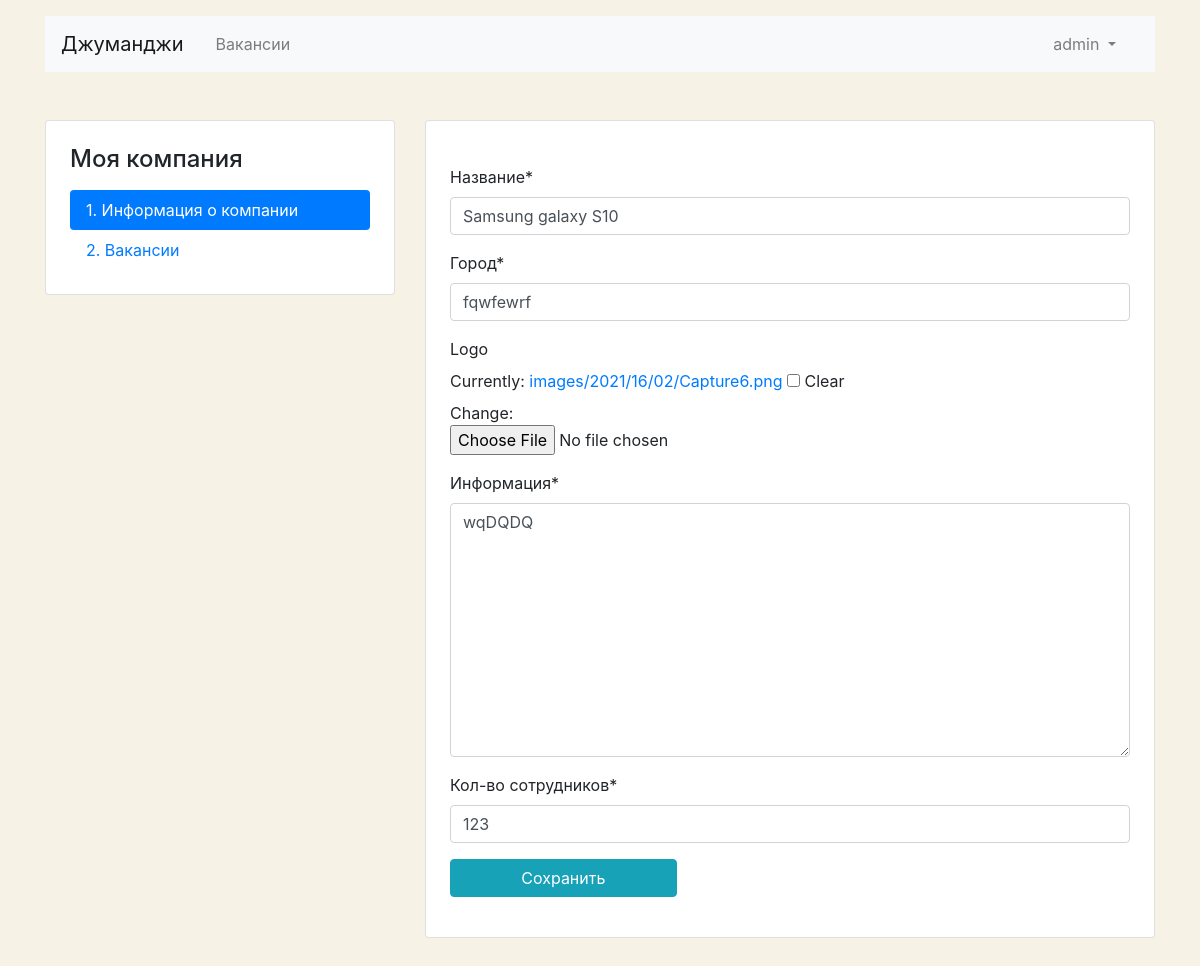
/mycompany/ (signed in), run on an earlier commit of the app's database.
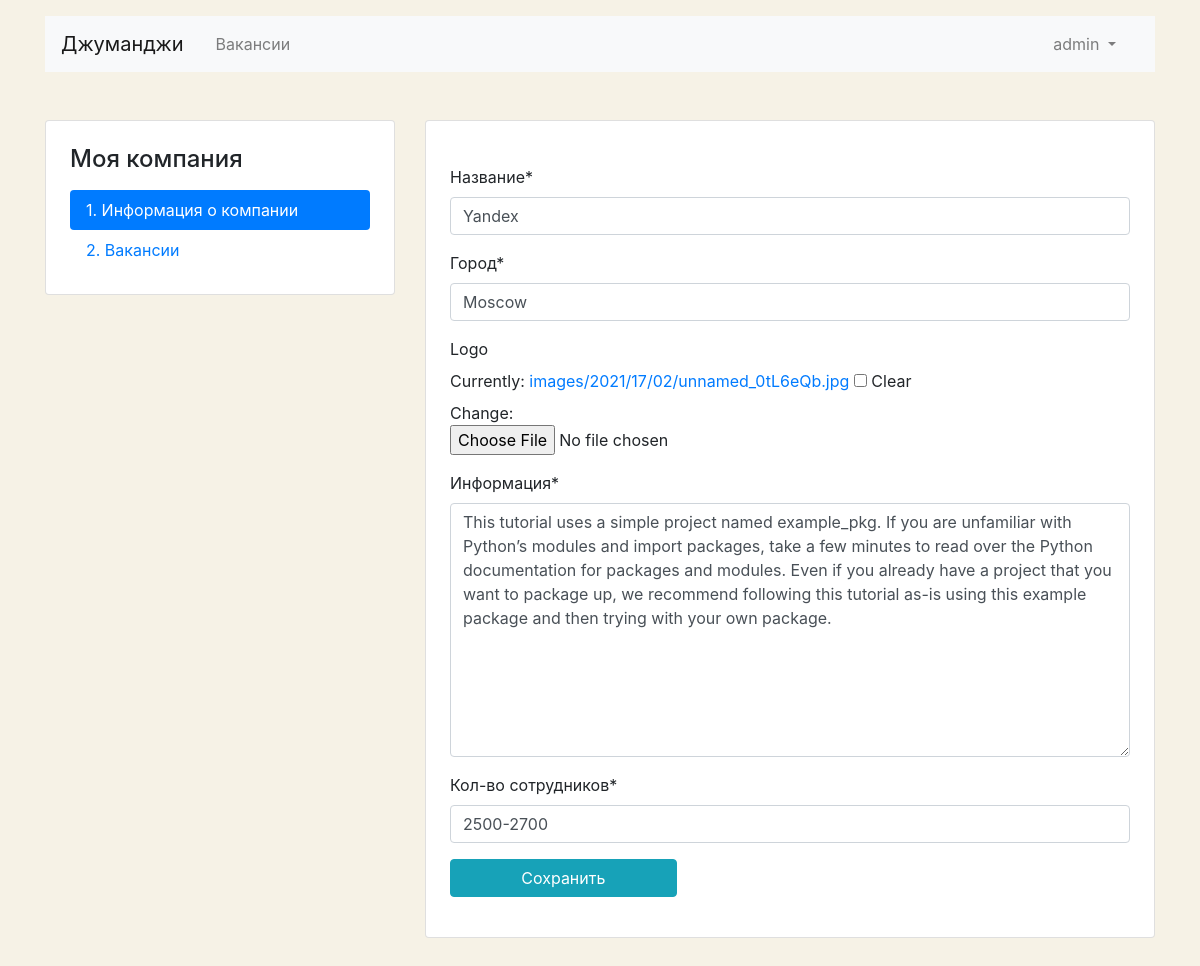
And on a later commit of the database.
### company/models.py (models this page shows, shortened)
class Company(models.Model):
    title = models.CharField(
        max_length=30,
        verbose_name='Название',
    )
    location = models.CharField(
        max_length=50,
        verbose_name='Город',
    )
    logo = models.ImageField(
        upload_to='images/%Y/%d/%m/',
        verbose_name='Лого',
    )
    description = models.TextField(
        max_length=2000,
        verbose_name='Информация',
    )
    employee_count = models.CharField(
        max_length=100,
        verbose_name='Кол-во сотрудников',
    )
    owner = models.OneToOneField(
        User,
        on_delete=models.CASCADE,
        verbose_name='Владелец',
        null=True  # Убрать псоле удаления баз данных!!!
    )
    class Meta:
        verbose_name = 'Компания'
        verbose_name_plural = 'Компании'

### users/views.py (the view, shortened to what this page needs)
# urls.py: path('mycompany/', ProfileCompanyView.as_view(), name='profile_company'),
class ProfileCompanyView(View):
    def get(self, request):
        try:
            company = Company.objects.get(owner=request.user.id)
            return render(request, 'company/company_edit.html', context={'form': CompanyForm(instance=company)})
        except ObjectDoesNotExist:
            return render(request, 'company/company_edit.html', context={'form': CompanyForm()})

### company/forms.py
class CompanyForm(ModelForm):
    logo = forms.ImageField(required=False)
    class Meta:
        model = Company
        fields = ['title', 'location', 'logo', 'description', 'employee_count']

### templates/company/company_edit.html (shortened to what this page needs)
{% extends 'base/base.html' %}
{% load crispy_forms_filters %}
{% load crispy_forms_tags %}
{% block content %}
    <main class="container mt-3 pb-5">
        <div class="row mt-5">
            <div class="col-12 col-lg-4">
                <aside class="pt-3 pb-4 px-4 mb-5 card">
                    <h1 class="h4 pt-2 pb-2">Моя компания</h1>
                    <div class="nav flex-column nav-pills">
                        <a class="nav-link active" href="{% url 'profile_company' %}">1. Информация о&nbsp;компании</a>
                        <a class="nav-link" href="{% url 'profile_vacancies' %}">2. Вакансии</a>
                    </div>
                </aside>
            </div>
            <div class="col-12 col-lg-8">
                <div class="card">
                    <div class="card-body px-4 pb-4">
                        <form class="card mt-4 mb-3" style="border: none;" enctype="multipart/form-data" method="POST">
                            {{ form|crispy }}
                            <button type="submit" class="btn btn-info col-lg-4">Сохранить</button>
                        </form>
                    </div>
                </div>
            </div>
        </div>
    </main>
{% endblock %}

What changed in the data, as far as the page shows it:
removed Company: title "Samsung galaxy S10", location "fqwfewrf", description "wqDQDQ", employee_count "123"
added Company: title "Yandex", location "Moscow", description "This tutorial uses a simple project named example_pkg. If you are unfamiliar with Python’s modules and import packages, take a few minutes to read over the Python documentation for packages and modules. Even if you already have a project that you want to package up, we recommend following this tutorial as-is using this example package and then trying with your own package.", employee_count "2500-2700"
Also different on the page:
text no longer shown: "Название * Город * Logo Currently: images/2021/16/02/Capture6.png Clear Change: Информация * Кол-во сотрудников *"
text now shown: "Название * Город * Logo Currently: images/2021/17/02/unnamed_0tL6eQb.jpg Clear Change: Информация * Кол-во сотрудников *"
